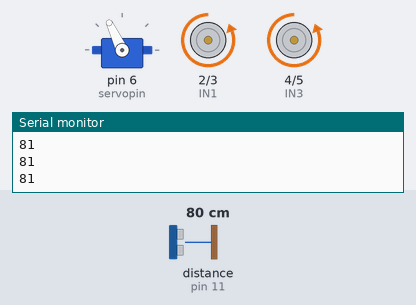
Recording of a program running on a simulated Arduino Uno, built with avr-gcc and run on an emulated ATmega328P. On the bench: servo, motor-driver pin pairs drawn as motors (green arrow = first pin HIGH = forward, orange = second pin HIGH = backward, longer = more drive, scaled by the enable pin), the last lines printed to the serial monitor. The inputs (shaded band) are chosen by the test bench; at power-on: distance to the obstacle (sensor on pin 11) 80 cm. The echo pulse lasts 58.3 µs per cm.

Above: at 1.8 s.
1.9 s: distance to the obstacle (sensor on pin 11) set to 22 cm
3.4 s: distance to the obstacle (sensor on pin 11) set to 17 cm
At 3.69 s:
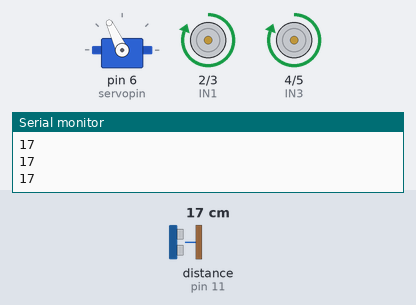
At 4.5 s:
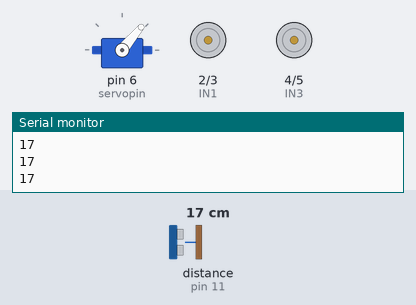
6.4 s: distance to the obstacle (sensor on pin 11) set to 35 cm
9.4 s: distance to the obstacle (sensor on pin 11) set to 2 cm
At 11.3 s:
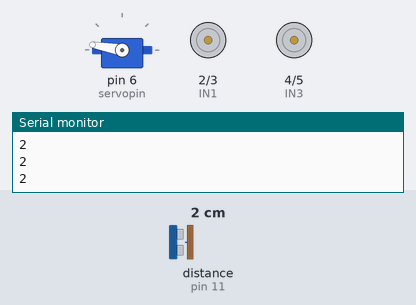
Timing chart, 0 to 13.4 s (numbered marks = the images above; inputs shaded):
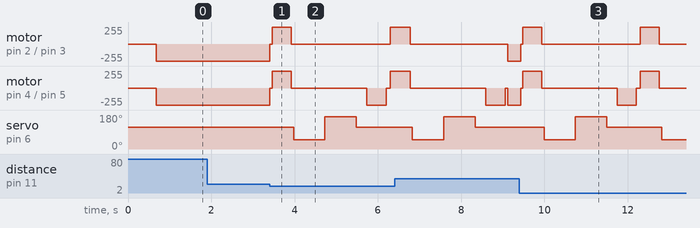

The program:

main.cpp
```cpp
// library
#include <Arduino.h>
#include <Servo.h>
#include <NewPing.h>
#include <L298N.h>
// sonar sensor setup
#define MAX_DISTANCE 200
#define trig_pin 12
#define echo_pin 11
NewPing Sonar(trig_pin, echo_pin, MAX_DISTANCE); // trigger pin, echo pin, max distance
// motors setup
// motor A connections
int ENA = 9;
int IN1 = 2;
int IN2 = 3;
// motor B connections
int ENB = 10;
int IN3 = 4;
int IN4 = 5;
// Servo setup
Servo myservo;
int servopin = 6;
// state setup
enum State
{
    STATE_Forward,
    STATE_Backward,
    STATE_Scan,
    STATE_TurnLeft,
    STATE_TurnRight
};
State currentState = STATE_Forward;
unsigned long stateStartTime = 0;
// initial values
int distance = 0;
int distance_left = 0;
int distance_right = 0;
// Declare user_defined function
void MoveForward();
void MoveBackward();
void TurnLeft();
void TurnRight();
void Scan();
void Stop();
void ChangeState(State newState);
int LookLeft();
int LookRight();
int readPing();
//
void setup()
{
    Serial.begin(9600);
    // Motors pin setup
    pinMode(ENA, OUTPUT);
    pinMode(ENB, OUTPUT);
    pinMode(IN1, OUTPUT);
    pinMode(IN2, OUTPUT);
    pinMode(IN3, OUTPUT);
    pinMode(IN4, OUTPUT);
    // setup max speed (change if 1 motor is faster than other)
    analogWrite(ENA, 255);
    analogWrite(ENB, 255);
    myservo.attach(servopin);
    myservo.write(115);
    // reading distance values 4 times
    int total = 0;
    for (int i = 0; i < 4; i++)
    {
        total += readPing();
        delay(100);
    }
    distance = total / 4;
    stateStartTime = millis();
}

void loop()
{
    // inital distance setup
    distance = readPing();
    Serial.println(distance);
    // changing state
    switch (currentState)
    {
    case STATE_Forward:
        MoveForward();
        if (distance <= 20)
        {
            Stop();
            ChangeState(STATE_Backward);
        }
        break;
    case STATE_Backward:
        MoveBackward();
        if (millis() - stateStartTime >= 500)
        {
            Stop();
            ChangeState(STATE_Scan);
        }
        break;
    case STATE_Scan:
        Scan();
        if (distance_right >= distance_left)
        {
            ChangeState(STATE_TurnRight);
        }
        else
        {
            ChangeState(STATE_TurnLeft);
        }
        break;
    case STATE_TurnRight:
        TurnRight();
        if (millis() - stateStartTime >= 500)
        {
            Stop();
            ChangeState(STATE_Forward);
        }
        break;
    case STATE_TurnLeft:
        TurnLeft();
        if (millis() - stateStartTime >= 500)
        {
            Stop();
            ChangeState(STATE_Forward);
        }
        break;
    }
}

// user-deifned function
void MoveForward()
{
    // motor A forward
    digitalWrite(IN1, LOW);
    digitalWrite(IN2, HIGH);
    // motor B forward
    digitalWrite(IN3, LOW);
    digitalWrite(IN4, HIGH);
}

void MoveBackward()
{
    // motor A backward
    digitalWrite(IN1, HIGH);
    digitalWrite(IN2, LOW);
    // motor B backward
    digitalWrite(IN3, HIGH);
    digitalWrite(IN4, LOW);
}

void TurnLeft()
{
    // motor A forward
    digitalWrite(IN1, LOW);
    digitalWrite(IN2, HIGH);
    // motor B stop
    digitalWrite(IN3, LOW);
    digitalWrite(IN4, LOW);
}

void TurnRight()
{
    // motor A stop
    digitalWrite(IN1, LOW);
    digitalWrite(IN2, LOW);
    // motor B forward
    digitalWrite(IN3, LOW);
    digitalWrite(IN4, HIGH);
}

void Stop()
{
    digitalWrite(IN1, LOW);
    digitalWrite(IN2, LOW);
    digitalWrite(IN3, LOW);
    digitalWrite(IN4, LOW);
}

void ChangeState(State newState)
{
    currentState = newState;
    stateStartTime = millis();
}

void Scan()
{
    Stop();
    distance_left = LookLeft(); // scanining left distance
    delay(200);
    distance_right = LookRight(); // scaning right distance
    delay(200);
    myservo.write(115); // servo turn back to middle
    delay(200);
    // print distance on serial monitor for testing
    Serial.print("left: ");
    Serial.println(distance_left);
    Serial.print("right: ");
    Serial.println(distance_right);
}

int LookLeft()
{
    myservo.write(50);
    delay(500);
    return readPing();
}

int LookRight()
{
    myservo.write(170);
    delay(500);
    return readPing();
}

int readPing()
{
    delay(50);
    int cm = Sonar.ping_cm();
    if (cm == 0)
    {
        cm = MAX_DISTANCE;
    }
    return cm;
}
```

Measured:
- the behaviour switches between 21 and 20 cm on distance to the obstacle (sensor on pin 11) (found by bisection; images 0 and 1)
- after the input at 3.4 s, motor on pin 2 (IN1) / pin 3 (IN2): backward 255/255 → forward 255/255 at once, → stopped 0.52 s later, → forward 255/255 2.4 s later; motor on pin 4 (IN3) / pin 5 (IN4): backward 255/255 → forward 255/255 at once, → stopped 0.52 s later, → backward 255/255 1.8 s later, → stopped 0.47 s later, … (5 changes in this stretch)
- after the input at 9.4 s, motor on pin 2 (IN1) / pin 3 (IN2): alternates forward 255/255 for 0.48 s and stopped for 2.4 s, starting at once; motor on pin 4 (IN3) / pin 5 (IN4): backward 255/255 → forward 255/255 at once, → stopped 0.51 s later, → backward 255/255 1.8 s later, → stopped 0.46 s later, … (6 changes in this stretch)
